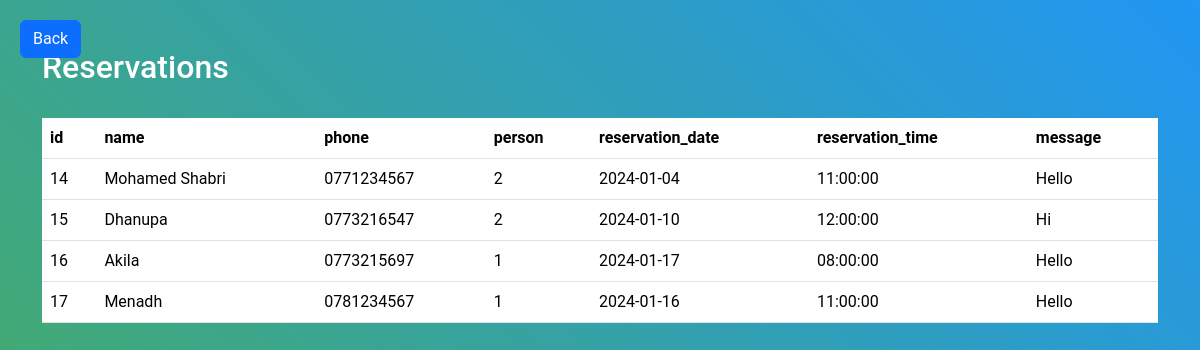
Screenshot of /checkReservation.php with the database file from the repository.
### tables this page shows
CREATE TABLE `reservations` (
  `id` int(11) NOT NULL,
  `name` varchar(55) NOT NULL,
  `phone` varchar(10) NOT NULL,
  `person` int(11) NOT NULL,
  `reservation_date` date NOT NULL,
  `reservation_time` time NOT NULL,
  `message` varchar(255) NOT NULL
);

### checkReservation.php (the view, shortened to what this page needs)
<!DOCTYPE html>
<html lang="en">
<head>
    <link rel="stylesheet" href="https://cdn.jsdelivr.net/npm/bootstrap@5.3.2/dist/css/bootstrap.min.css">
</head>
<body>
    <a class="btn btn-primary back-button" href="staffHome.php">
        <i class="fas fa-arrow-left"></i> Back
    </a>
    <div class="container my-5">
        <h2>Reservations</h2>
            <br>
            <table class="table">
                <thead>
                    <tr>
                        <th>id</th>
                        <th>name</th>
                        <th>phone</th>
                        <th>person</th>
                        <th>reservation_date</th>
                        <th>reservation_time</th>
                        <th>message</th>
                    </tr>
                </thead>
                <tbody>
                    <?php
                        $servername = "localhost";
                        $username = "root";
                        $password = "";
                        $database = "the_outer_clove";
                        $connection = new mysqli($servername,$username,$password,$database);
                        $sql = "SELECT * FROM reservations";
                        $result = $connection->query($sql);
                        while ($row = $result->fetch_assoc()) {
                            echo "
                                <tr>
                                    <td>$row[id]</td>
                                    <td>$row[name]</td>
                                    <td>$row[phone]</td>
                                    <td>$row[person]</td>
                                    <td>$row[reservation_date]</td>
                                    <td>$row[reservation_time]</td>
                                    <td>$row[message]</td>
                                </tr>";
                        }
                    ?>
                </tbody>
            </table>
    </div>
</body>
</html>

### checkReservation.php (style rules this page uses)
body { font-family: 'Roboto', sans-serif; background: linear-gradient(45deg, #4CAF50, #2196F3); color: #fff; margin: 0; display: flex; justify-content: center; min-height: 100vh; }
.back-button { position: fixed; top: 20px; left: 20px; }

### rows the page displays
reservations: id "14", name "Mohamed Shabri", phone "0771234567", person "2", reservation_date "2024-01-04", reservation_time "11:00:00", message "Hello"
reservations: id "15", name "Dhanupa", phone "0773216547", person "2", reservation_date "2024-01-10", reservation_time "12:00:00", message "Hi"
reservations: id "16", name "Akila", phone "0773215697", person "1", reservation_date "2024-01-17", reservation_time "08:00:00", message "Hello"
reservations: id "17", name "Menadh", phone "0781234567", person "1", reservation_date "2024-01-16", reservation_time "11:00:00", message "Hello"
